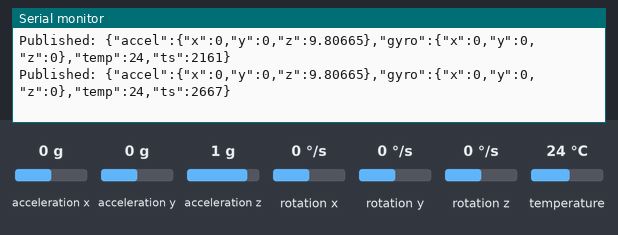
Simulated run of this program. Board: ESP32. On the bench: the last lines printed to the serial monitor. Inputs (shaded band) come from the test bench; at power-on: acceleration x 0 g, acceleration y 0 g, acceleration z 1 g, rotation x 0 °/s, rotation y 0 °/s, rotation z 0 °/s, temperature 24 °C. WiFi joins after 1.5 s; servers stay silent unless stated; no MQTT or app messages arrive unless stated.

Above: at 2.8 s.
2.9 s: acceleration x set to -1.4 g
At 3.6 s:
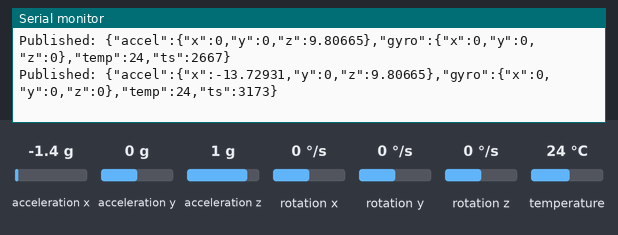
4.4 s: acceleration y set to -1.4 g
At 5.1 s:
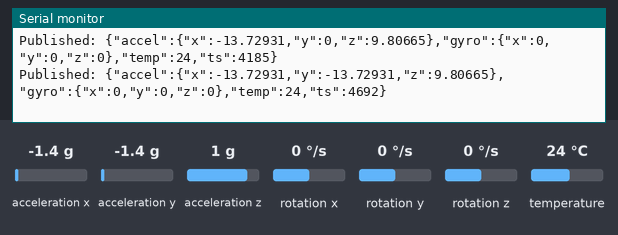
5.9 s: acceleration z set to -1.4 g
At 6.6 s:
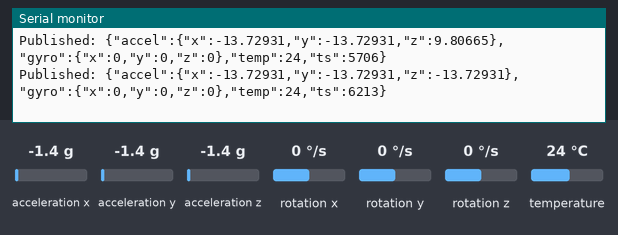
7.4 s: rotation x set to -192 °/s
At 8.2 s:
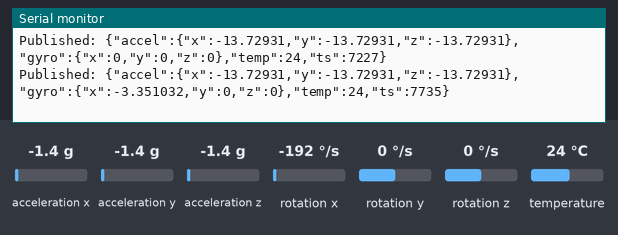
8.9 s: rotation y set to -192 °/s
At 8.9 s:
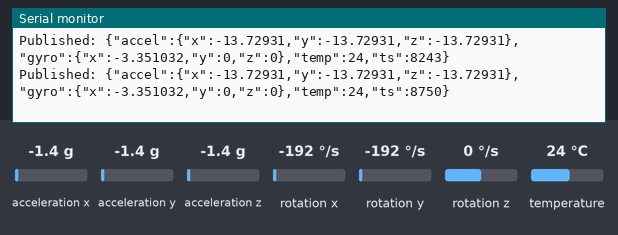

Measured:
- after the input at 2.9 s, the serial monitor: prints a new line after 0.27 s (image 1)
- after the input at 4.4 s, the serial monitor: prints a new line after 0.29 s (image 2)
- after the input at 5.9 s, the serial monitor: prints a new line after 0.31 s (image 3)
- after the input at 7.4 s, the serial monitor: prints a new line after 0.34 s (image 4)

The program:

main.cpp
```cpp
/*
 * MPU6050 IMU Sensor Tutorial for CanSat Projects
 *
 * This simple code shows how to:
 * 1. Initialize the MPU6050 sensor
 * 2. Read accelerometer, gyroscope, and temperature data
 * 3. Display the data in Serial Monitor
 *
 * Hardware connections:
 * - VCC → 3.3V
 * - GND → GND
 * - SDA → GPIO 21 (ESP32) or A4 (Arduino)
 * - SCL → GPIO 22 (ESP32) or A5 (Arduino)
 */

#include <Arduino.h>           // Core Arduino functions
#include <Wire.h>              // I2C communication library
#include <Adafruit_MPU6050.h>  // MPU6050 sensor library
#include <Adafruit_Sensor.h>   // Unified sensor library

// Networking and telemetry
#include <WiFi.h>
#include <PubSubClient.h>
#include <ArduinoJson.h>

Adafruit_MPU6050 mpu;  // Create sensor object

// --- Configuration (replace with your values) ---
const char* WIFI_SSID = "YOUR_SSID";
const char* WIFI_PASS = "YOUR_PASSWORD";

const char* MQTT_SERVER = "mqtt.example.com"; // broker host or IP
const uint16_t MQTT_PORT = 1883;
const char* MQTT_TOPIC = "imu/data";
const char* MQTT_CLIENT_ID = "imu_esp32_client";

WiFiClient espClient;
PubSubClient mqttClient(espClient);

void connectWiFi() {
  if (WiFi.status() == WL_CONNECTED) return;
  Serial.print("Connecting to WiFi");
  WiFi.begin(WIFI_SSID, WIFI_PASS);
  unsigned long start = millis();
  while (WiFi.status() != WL_CONNECTED) {
    Serial.print('.');
    delay(500);
    if (millis() - start > 20000) { // 20s timeout
      Serial.println("\nWiFi connect timed out, retrying...");
      start = millis();
      WiFi.begin(WIFI_SSID, WIFI_PASS);
    }
  }
  Serial.println();
  Serial.print("WiFi connected, IP: ");
  Serial.println(WiFi.localIP());
}

void reconnectMQTT() {
  if (mqttClient.connected()) return;
  Serial.print("Connecting to MQTT...");
  while (!mqttClient.connected()) {
    if (mqttClient.connect(MQTT_CLIENT_ID)) {
      Serial.println(" connected");
      // Optionally subscribe here
    } else {
      Serial.print(" failed, rc=");
      Serial.print(mqttClient.state());
      Serial.println("; retrying in 2s");
      delay(2000);
    }
  }
}

void setup() {
  // Start serial communication at 115200 baud
  Serial.begin(115200);
  Serial.println("MPU6050 + MQTT Test");

  // Start I2C communication
  Wire.begin();

  // Try to initialize the MPU6050
  if (!mpu.begin()) {
    Serial.println("Failed to find MPU6050 chip");
    while (1) { delay(10); }
  }
  Serial.println("MPU6050 Found!");

  // Configure the sensor ranges
  mpu.setAccelerometerRange(MPU6050_RANGE_8_G);      // ±8g
  mpu.setGyroRange(MPU6050_RANGE_500_DEG);           // ±500°/s
  mpu.setFilterBandwidth(MPU6050_BAND_21_HZ);        // 21 Hz filter

  // Setup WiFi and MQTT
  mqttClient.setServer(MQTT_SERVER, MQTT_PORT);
  connectWiFi();
  reconnectMQTT();

  delay(100);
}

void loop() {
  // Keep network services alive
  if (WiFi.status() != WL_CONNECTED) {
    connectWiFi();
  }
  if (!mqttClient.connected()) {
    reconnectMQTT();
  }
  mqttClient.loop();

  // Create structures to hold sensor data
  sensors_event_t accel, gyro, temp;

  // Read sensor data
  mpu.getEvent(&accel, &gyro, &temp);

  // Build JSON payload
  StaticJsonDocument<256> doc;
  doc["accel"]["x"] = accel.acceleration.x;
  doc["accel"]["y"] = accel.acceleration.y;
  doc["accel"]["z"] = accel.acceleration.z;
  doc["gyro"]["x"] = gyro.gyro.x;
  doc["gyro"]["y"] = gyro.gyro.y;
  doc["gyro"]["z"] = gyro.gyro.z;
  doc["temp"] = temp.temperature;
  doc["ts"] = millis();

  char buffer[256];
  size_t n = serializeJson(doc, buffer);

  // Publish JSON to MQTT (if connected)
  if (mqttClient.connected()) {
    bool ok = mqttClient.publish(MQTT_TOPIC, buffer);
    Serial.print(ok ? "Published: " : "Publish failed: ");
    Serial.println(buffer);
  } else {
    Serial.println("MQTT not connected, skipping publish");
  }

  delay(500);  // Wait 0.5 seconds before next reading
}
```
